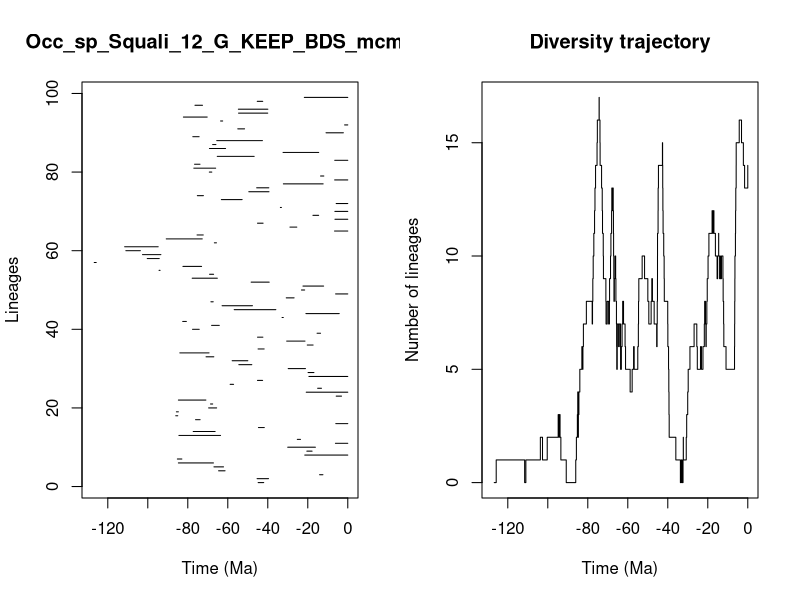

Source code (R):


pdf(file='../Results/Species/5_MA_bins_EXT_EP_FT/pyrate_mcmc_logs/Occ_sp_Squali_12_G_KEEP_BDS_mcmc_LTT.pdf',width=0.6*20, height=0.6*10)
title = "Occ_sp_Squali_12_G_KEEP_BDS_mcmc"
ts=c(44.81809061158134, 45.348793676318905,14.092453015752767,64.59541875376009,66.92052433770827,84.70803188145092,85.21322580073098,21.51573319662191,20.469683970073405,30.036915633051056,6.177058934484394,25.238373564201158,84.44073850712698,77.29509176509123,44.669710859073156,5.99527099987043,76.11661524364686,86.02033491742456,85.69827679620414,69.58444415727995,68.6320953118275,84.69560123745383,5.791541772805305,20.7791306176534,15.065344702337761,58.81925817180909,45.158305566253304,19.43605214216603,19.859436386879235,29.7910478530374,54.48087779985873,57.814344476678635,70.87361447909807,83.9796112154458,44.85412325130724,20.271135025536406,30.54802411742354,45.1270449868743,15.350262551426468,77.62917779748818,68.09336646895389,82.53925131471308,32.8603831179901,20.93408113274545,56.79763946966894,62.84974988518835,68.43515344125791,30.767098551739835,6.092125542955577,23.15538912882253,22.409198378799264,48.322856483805914,77.80096639624398,69.10655892329953,94.37022791146609,82.43232835681809,126.78474322056954,100.28116947356047,102.64279509699398,110.96282812630649,111.56992250063739,66.71149361705238,90.77347774942974,75.36699460040882,6.625662868770731,28.91784405023234,45.14231807420842,6.42028894275539,17.428801706543695,6.458347352216828,33.69858187849828,5.807338567059142,63.215283444490964,75.22062920135936,49.487290206935036,45.55667882018698,32.20904056018814,6.570057173280333,13.612978154002045,69.23723219783858,76.98029303870362,76.6123883006973,6.524515457125849,65.2679743948368,32.36949680073899,69.17107191101488,67.56900658984974,65.51522218539363,77.4896903593249,10.873185852495425,55.0027685842011,1.5901722894645798,63.60491998405931,82.19645195410833,54.618035063322026,54.713600451484915,76.40955465542316,45.2687089656537,21.734870303510306)
te=c(42.03008533360645, 39.615225086123075,12.429182355040517,61.35274783280826,62.124231589626994,67.16991882503702,82.96487841098235,0.0,17.851698740503544,16.192548814983628,0.0,23.65170064355292,63.62596280491389,66.33594163531536,41.74201240580882,0.0,73.83834532530229,85.02334389430165,84.7099541952357,65.57603166137639,67.54988404916264,70.95376959381814,3.132194224877457,0.0,13.154093758319195,57.10376453852869,42.58567380292392,0.0,16.924135391974136,21.1527508326284,47.9886532683192,49.9768211114191,66.98376040836929,69.36952510849068,41.81954585597941,17.342717460935905,21.398109601948132,42.45093380118786,13.624757363724925,74.28688262163932,64.25372659993715,80.71226820036547,32.25032087695598,4.2734027064175155,35.97439142946022,47.669852322943825,67.28221994002384,26.841601389107055,0.0,21.56002413718729,12.076349825010338,39.29781027016017,65.22749661781944,67.09671396995446,93.86246348503973,73.10506552195983,125.79134095053818,94.2736420065079,93.45762440830059,103.71606410886918,94.80529690564653,65.67116132706649,72.77584743922813,72.26830737234839,0.0,25.489366252120046,42.34734004511738,0.0,14.566066028811331,0.0,33.18343176000482,0.0,52.81724552513081,72.17565277109087,39.39431760427665,39.48317289406042,12.31598045141514,0.0,11.978976363525913,67.98745924396522,66.06262537898563,73.90488853249278,0.0,46.812079819614304,14.535526562538038,61.11807817583113,65.93777499882398,42.67907087450559,74.34477787312244,2.2075687915826703,51.610474339478266,0.0,62.55630434303983,70.29292333703003,40.02420081841818,39.96588785100441,72.63974187425951,42.53028612209551,0.0)
div_traj=c(0, 1,0,1,2,1,2,3,2,3,2,1,0,1,2,3,4,3,2,3,4,5,6,5,6,7,8,7,8,9,10,11,12,13,14,15,16,17,16,15,14,13,12,11,10,9,8,7,8,7,8,7,8,9,10,11,12,13,12,13,12,11,10,9,8,9,10,9,8,7,6,5,6,7,6,7,6,5,6,7,8,7,6,5,4,5,6,5,6,7,8,9,10,9,8,7,8,9,8,7,6,7,8,9,10,11,12,13,14,15,14,13,12,11,10,9,8,7,6,5,4,3,2,1,0,1,0,1,2,1,2,3,4,5,6,7,6,5,6,5,6,7,8,7,8,7,6,7,8,9,10,11,12,11,12,11,10,9,10,11,10,9,10,9,10,9,8,7,6,5,6,7,8,9,10,11,12,13,14,15,16,15,14,13,14)
time_events=c(126.78474322056954, 125.79134095053818,111.56992250063739,110.96282812630649,103.71606410886918,102.64279509699398,100.28116947356047,94.80529690564653,94.37022791146609,94.2736420065079,93.86246348503973,93.45762440830059,90.77347774942974,86.02033491742456,85.69827679620414,85.21322580073098,85.02334389430165,84.7099541952357,84.70803188145092,84.69560123745383,84.44073850712698,83.9796112154458,82.96487841098235,82.53925131471308,82.43232835681809,82.19645195410833,80.71226820036547,77.80096639624398,77.62917779748818,77.4896903593249,77.29509176509123,76.98029303870362,76.6123883006973,76.40955465542316,76.11661524364686,75.36699460040882,75.22062920135936,74.34477787312244,74.28688262163932,73.90488853249278,73.83834532530229,73.10506552195983,72.77584743922813,72.63974187425951,72.26830737234839,72.17565277109087,70.95376959381814,70.87361447909807,70.29292333703003,69.58444415727995,69.36952510849068,69.23723219783858,69.17107191101488,69.10655892329953,68.6320953118275,68.43515344125791,68.09336646895389,67.98745924396522,67.56900658984974,67.54988404916264,67.28221994002384,67.16991882503702,67.09671396995446,66.98376040836929,66.92052433770827,66.71149361705238,66.33594163531536,66.06262537898563,65.93777499882398,65.67116132706649,65.57603166137639,65.51522218539363,65.2679743948368,65.22749661781944,64.59541875376009,64.25372659993715,63.62596280491389,63.60491998405931,63.215283444490964,62.84974988518835,62.55630434303983,62.124231589626994,61.35274783280826,61.11807817583113,58.81925817180909,57.814344476678635,57.10376453852869,56.79763946966894,55.0027685842011,54.713600451484915,54.618035063322026,54.48087779985873,52.81724552513081,51.610474339478266,49.9768211114191,49.487290206935036,48.322856483805914,47.9886532683192,47.669852322943825,46.812079819614304,45.55667882018698,45.348793676318905,45.2687089656537,45.158305566253304,45.14231807420842,45.1270449868743,44.85412325130724,44.81809061158134,44.669710859073156,42.67907087450559,42.58567380292392,42.53028612209551,42.45093380118786,42.34734004511738,42.03008533360645,41.81954585597941,41.74201240580882,40.02420081841818,39.96588785100441,39.615225086123075,39.48317289406042,39.39431760427665,39.29781027016017,35.97439142946022,33.69858187849828,33.18343176000482,32.8603831179901,32.36949680073899,32.25032087695598,32.20904056018814,30.767098551739835,30.54802411742354,30.036915633051056,29.7910478530374,28.91784405023234,26.841601389107055,25.489366252120046,25.238373564201158,23.65170064355292,23.15538912882253,22.409198378799264,21.734870303510306,21.56002413718729,21.51573319662191,21.398109601948132,21.1527508326284,20.93408113274545,20.7791306176534,20.469683970073405,20.271135025536406,19.859436386879235,19.43605214216603,17.851698740503544,17.428801706543695,17.342717460935905,16.924135391974136,16.192548814983628,15.350262551426468,15.065344702337761,14.566066028811331,14.535526562538038,14.092453015752767,13.624757363724925,13.612978154002045,13.154093758319195,12.429182355040517,12.31598045141514,12.076349825010338,11.978976363525913,10.873185852495425,6.625662868770731,6.570057173280333,6.524515457125849,6.458347352216828,6.42028894275539,6.177058934484394,6.092125542955577,5.99527099987043,5.807338567059142,5.791541772805305,4.2734027064175155,3.132194224877457,2.2075687915826703,1.5901722894645798,0.0)
                par(mfrow=c(1,2))
                L = length(ts)
                plot(ts, 1:L , xlim=c(-max(ts)-1,0), pch=20, type="n", main=title,xlab="Time (Ma)",ylab="Lineages")
                for (i in 1:L){segments(x0=-te[i],y0=i,x1=-ts[i],y1=i)}    
                t = -time_events
                plot(div_traj ~ t,type="s", main = "Diversity trajectory",xlab="Time (Ma)",ylab="Number of lineages",xlim=c(-max(ts)-1,0))
                abline(v=c(65,200,251,367,445),lty=2,col="gray")
                
